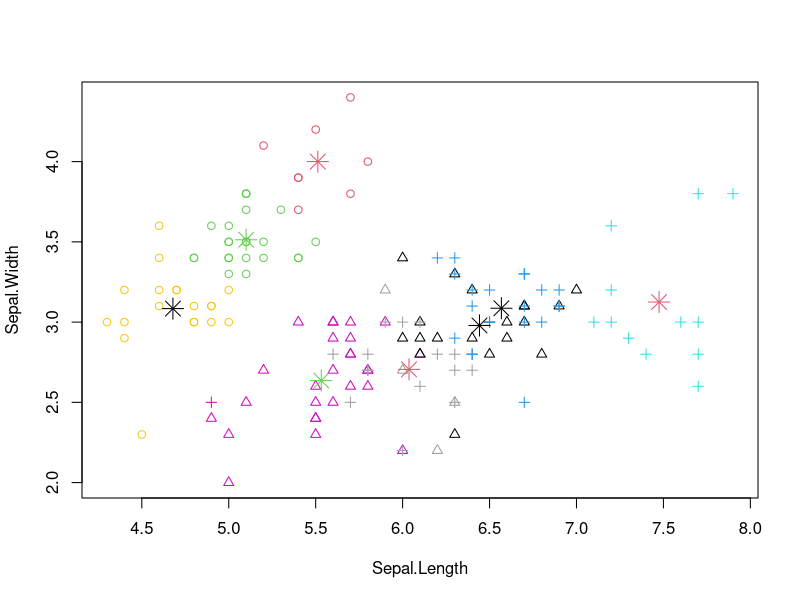

Generate this figure with R:



data <- iris
newiris <- data
newiris$Species <- NULL  #对训练数据去掉分类标记 

kc <- kmeans(newiris, 8)  #分类模型训练 
fitted(kc)  #查看具体分类情况 
table(iris$Species, kc$cluster)  #查看分类概括 


windows()
#聚类结果可视化 
plot(newiris[c("Sepal.Length", "Sepal.Width")], col = kc$cluster, pch = as.integer(iris$Species))
#不同的颜色代表不同的聚类结果，不同的形状代表训练数据集的原始分类情况。 
points(kc$centers[,c("Sepal.Length", "Sepal.Width")], col = 1:3, pch = 8, cex=2)

